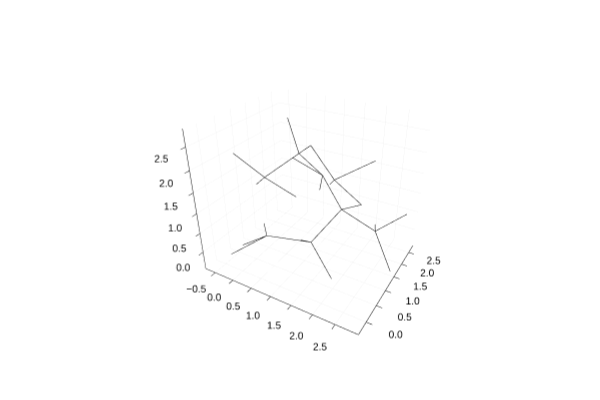

This figure's notebook cell:
### Markdown cell above
Now, we can perform one Monte Carlo move which consists of switching a bond and relaxing the network. The temperature parameter controls, how likely a bond switch is to be accepted. At $T=0$, only a decrease in total Keating energy is allowed. Since we start from the ground state, this is not possible initially. We choose a high temperature which favors an increase in energy to be allowed. A note on the Keating energy and units. The Keating energy is defined in 10.1103/PhysRev.145.637 and further explained in 10.1103/PhysRevB.62.4985. All energies will be given in units of $\alpha d^2$ where $\alpha$ is the bond-stretching force constant and $d$ is the ground state bond length. Temperatures are given in units of $\alpha d^2/k_\mathrm{B}$ where $k_\mathrm{B}$ is the Boltzmann constant.

### Code cell
temperature = 10

switched_chain = NG.get_random_chain(
    spatial_network; 
    declined_chains = [],
    remaining_chains = [],
    min_ring_size = evolution_dict["min_ring_size"])

spatial_network, move_accepted = NG.monte_carlo_move!(
    spatial_network, 
    evolution_dict,
    temperature;
    switched_chain)

plot = NG.plot_spatial_network_2(spatial_network) 

println("Move accepted: ", move_accepted)
display(plot)

### Figure 1 — Plotly figure (JSON) as saved in the notebook; plotly's stock layout.template omitted (floating-point values rounded to 4 significant figures)
{"data": [{"colorbar": {"len": 0.9525, "title": "", "x": 0.9934, "y": 0.5139}, "legendgroup": "y1", "line": {"color": "rgba(0, 0, 0, 1.000)", "dash": "solid", "shape": "linear", "width": 1}, "mode": "lines", "name": "y1", "scene": "scene", "showlegend": false, "type": "scatter3d", "x": [1.209, 1.639], "xaxis": "x", "y": [0.9525, 1.541], "yaxis": "y", "z": [0.1667, 0.8335], "zaxis": "z"}, {"colorbar": {"len": 0.9525, "title": "", "x": 0.9934, "y": 0.5139}, "legendgroup": "y2", "line": {"color": "rgba(0, 0, 0, 1.000)", "dash": "solid", "shape": "linear", "width": 1}, "mode": "lines", "name": "y2", "scene": "scene", "showlegend": false, "type": "scatter3d", "x": [1.209, 0.4765], "xaxis": "x", "y": [0.9525, 0.3331], "yaxis": "y", "z": [0.1667, 0.464], "zaxis": "z"}, {"colorbar": {"len": 0.9525, "title": "", "x": 0.9934, "y": 0.5139}, "legendgroup": "y3", "line": {"color": "rgba(0, 0, 0, 1.000)", "dash": "solid", "shape": "linear", "width": 1}, "mode": "lines", "name": "y3", "scene": "scene", "showlegend": false, "type": "scatter3d", "x": [1.209, 2.008], "xaxis": "x", "y": [0.9525, 0.4183], "yaxis": "y", "z": [0.1667, -0.1301], "zaxis": "z"}, {"colorbar": {"len": 0.9525, "title": "", "x": 0.9934, "y": 0.5139}, "legendgroup": "y4", "line": {"color": "rgba(0, 0, 0, 1.000)", "dash": "solid", "shape": "linear", "width": 1}, "mode": "lines", "name": "y4", "scene": "scene", "showlegend": false, "type": "scatter3d", "x": [1.209, 0.5744], "xaxis": "x", "y": [0.9525, 1.529], "yaxis": "y", "z": [0.1667, -0.372], "zaxis": "z"}, {"colorbar": {"len": 0.9525, "title": "", "x": 0.9934, "y": 0.5139}, "legendgroup": "y5", "line": {"color": "rgba(0, 0, 0, 1.000)", "dash": "solid", "shape": "linear", "width": 1}, "mode": "lines", "name": "y5", "scene": "scene", "showlegend": false, "type": "scatter3d", "x": [1.639, 0.8513], "xaxis": "x", "y": [1.541, 2.1], "yaxis": "y", "z": [0.8335, 1.223], "zaxis": "z"}, {"colorbar": {"len": 0.9525, "title": "", "x": 0.9934, "y": 0.5139}, "legendgroup": "y6", "line": {"color": "rgba(0, 0, 0, 1.000)", "dash": "solid", "shape": "linear", "width": 1}, "mode": "lines", "name": "y6", "scene": "scene", "showlegend": false, "type": "scatter3d", "x": [1.639, 2.272], "xaxis": "x", "y": [1.541, 2.046], "yaxis": "y", "z": [0.8335, 0.17], "zaxis": "z"}, {"colorbar": {"len": 0.9525, "title": "", "x": 0.9934, "y": 0.5139}, "legendgroup": "y7", "line": {"color": "rgba(0, 0, 0, 1.000)", "dash": "solid", "shape": "linear", "width": 1}, "mode": "lines", "name": "y7", "scene": "scene", "showlegend": false, "type": "scatter3d", "x": [1.639, 2.325], "xaxis": "x", "y": [1.541, 0.9902], "yaxis": "y", "z": [0.8335, 1.453], "zaxis": "z"}, {"colorbar": {"len": 0.9525, "title": "", "x": 0.9934, "y": 0.5139}, "legendgroup": "y8", "line": {"color": "rgba(0, 0, 0, 1.000)", "dash": "solid", "shape": "linear", "width": 1}, "mode": "lines", "name": "y8", "scene": "scene", "showlegend": false, "type": "scatter3d", "x": [0.01567, 0.5744], "xaxis": "x", "y": [0.9902, 1.529], "yaxis": "y", "z": [1.453, 1.937], "zaxis": "z"}, {"colorbar": {"len": 0.9525, "title": "", "x": 0.9934, "y": 0.5139}, "legendgroup": "y9", "line": {"color": "rgba(0, 0, 0, 1.000)", "dash": "solid", "shape": "linear", "width": 1}, "mode": "lines", "name": "y9", "scene": "scene", "showlegend": false, "type": "scatter3d", "x": [0.01567, -0.6707], "xaxis": "x", "y": [0.9902, 1.541], "yaxis": "y", "z": [1.453, 0.8335], "zaxis": "z"}, {"colorbar": {"len": 0.9525, "title": "", "x": 0.9934, "y": 0.5139}, "legendgroup": "y10", "line": {"color": "rgba(0, 0, 0, 1.000)", "dash": "solid", "shape": "linear", "width": 1}, "mode": "lines", "name": "y10", "scene": "scene", "showlegend": false, "type": "scatter3d", "x": [0.01567, 0.8513], "xaxis": "x", "y": [0.9902, 0.9457], "yaxis": "y", "z": [1.453, 1.223], "zaxis": "z"}, {"colorbar": {"len": 0.9525, "title": "", "x": 0.9934, "y": 0.5139}, "legendgroup": "y11", "line": {"color": "rgba(0, 0, 0, 1.000)", "dash": "solid", "shape": "linear", "width": 1}, "mode": "lines", "name": "y11", "scene": "scene", "showlegend": false, "type": "scatter3d", "x": [0.01567, -0.301], "xaxis": "x", "y": [0.9902, 0.4183], "yaxis": "y", "z": [1.453, 2.179], "zaxis": "z"}, {"colorbar": {"len": 0.9525, "title": "", "x": 0.9934, "y": 0.5139}, "legendgroup": "y12", "line": {"color": "rgba(0, 0, 0, 1.000)", "dash": "solid", "shape": "linear", "width": 1}, "mode": "lines", "name": "y12", "scene": "scene", "showlegend": false, "type": "scatter3d", "x": [0.8513, 0.5744], "xaxis": "x", "y": [2.1, 1.529], "yaxis": "y", "z": [1.223, 1.937], "zaxis": "z"}, {"colorbar": {"len": 0.9525, "title": "", "x": 0.9934, "y": 0.5139}, "legendgroup": "y13", "line": {"color": "rgba(0, 0, 0, 1.000)", "dash": "solid", "shape": "linear", "width": 1}, "mode": "lines", "name": "y13", "scene": "scene", "showlegend": false, "type": "scatter3d", "x": [0.8513, 0.01567], "xaxis": "x", "y": [2.1, 2.145], "yaxis": "y", "z": [1.223, 1.453], "zaxis": "z"}, {"colorbar": {"len": 0.9525, "title": "", "x": 0.9934, "y": 0.5139}, "legendgroup": "y14", "line": {"color": "rgba(0, 0, 0, 1.000)", "dash": "solid", "shape": "linear", "width": 1}, "mode": "lines", "name": "y14", "scene": "scene", "showlegend": false, "type": "scatter3d", "x": [0.8513, 0.4765], "xaxis": "x", "y": [2.1, 2.643], "yaxis": "y", "z": [1.223, 0.464], "zaxis": "z"}, {"colorbar": {"len": 0.9525, "title": "", "x": 0.9934, "y": 0.5139}, "legendgroup": "y15", "line": {"color": "rgba(0, 0, 0, 1.000)", "dash": "solid", "shape": "linear", "width": 1}, "mode": "lines", "name": "y15", "scene": "scene", "showlegend": false, "type": "scatter3d", "x": [2.008, 1.209], "xaxis": "x", "y": [0.4183, 0.9525], "yaxis": "y", "z": [2.179, 2.476], "zaxis": "z"}, {"colorbar": {"len": 0.9525, "title": "", "x": 0.9934, "y": 0.5139}, "legendgroup": "y16", "line": {"color": "rgba(0, 0, 0, 1.000)", "dash": "solid", "shape": "linear", "width": 1}, "mode": "lines", "name": "y16", "scene": "scene", "showlegend": false, "type": "scatter3d", "x": [2.008, 2.325], "xaxis": "x", "y": [0.4183, 0.9902], "yaxis": "y", "z": [2.179, 1.453], "zaxis": "z"}, {"colorbar": {"len": 0.9525, "title": "", "x": 0.9934, "y": 0.5139}, "legendgroup": "y17", "line": {"color": "rgba(0, 0, 0, 1.000)", "dash": "solid", "shape": "linear", "width": 1}, "mode": "lines", "name": "y17", "scene": "scene", "showlegend": false, "type": "scatter3d", "x": [2.008, 2.786], "xaxis": "x", "y": [0.4183, 0.3331], "yaxis": "y", "z": [2.179, 2.773], "zaxis": "z"}, {"colorbar": {"len": 0.9525, "title": "", "x": 0.9934, "y": 0.5139}, "legendgroup": "y18", "line": {"color": "rgba(0, 0, 0, 1.000)", "dash": "solid", "shape": "linear", "width": 1}, "mode": "lines", "name": "y18", "scene": "scene", "showlegend": false, "type": "scatter3d", "x": [2.008, 2.272], "xaxis": "x", "y": [0.4183, -0.2637], "yaxis": "y", "z": [2.179, 2.479], "zaxis": "z"}, {"colorbar": {"len": 0.9525, "title": "", "x": 0.9934, "y": 0.5139}, "legendgroup": "y19", "line": {"color": "rgba(0, 0, 0, 1.000)", "dash": "solid", "shape": "linear", "width": 1}, "mode": "lines", "name": "y19", "scene": "scene", "showlegend": false, "type": "scatter3d", "x": [0.4765, 0.8513], "xaxis": "x", "y": [0.3331, -0.209], "yaxis": "y", "z": [0.464, 1.223], "zaxis": "z"}, {"colorbar": {"len": 0.9525, "title": "", "x": 0.9934, "y": 0.5139}, "legendgroup": "y20", "line": {"color": "rgba(0, 0, 0, 1.000)", "dash": "solid", "shape": "linear", "width": 1}, "mode": "lines", "name": "y20", "scene": "scene", "showlegend": false, "type": "scatter3d", "x": [0.4765, -0.301], "xaxis": "x", "y": [0.3331, 0.4183], "yaxis": "y", "z": [0.464, -0.1301], "zaxis": "z"}, {"colorbar": {"len": 0.9525, "title": "", "x": 0.9934, "y": 0.5139}, "legendgroup": "y21", "line": {"color": "rgba(0, 0, 0, 1.000)", "dash": "solid", "shape": "linear", "width": 1}, "mode": "lines", "name": "y21", "scene": "scene", "showlegend": false, "type": "scatter3d", "x": [0.4765, -0.03707], "xaxis": "x", "y": [0.3331, -0.2637], "yaxis": "y", "z": [0.464, 0.17], "zaxis": "z"}, {"colorbar": {"len": 0.9525, "title": "", "x": 0.9934, "y": 0.5139}, "legendgroup": "y22", "line": {"color": "rgba(0, 0, 0, 1.000)", "dash": "solid", "shape": "linear", "width": 1}, "mode": "lines", "name": "y22", "scene": "scene", "showlegend": false, "type": "scatter3d", "x": [2.272, 2.008], "xaxis": "x", "y": [2.046, 2.728], "yaxis": "y", "z": [0.17, -0.1301], "zaxis": "z"}, {"colorbar": {"len": 0.9525, "title": "", "x": 0.9934, "y": 0.5139}, "legendgroup": "y23", "line": {"color": "rgba(0, 0, 0, 1.000)", "dash": "solid", "shape": "linear", "width": 1}, "mode": "lines", "name": "y23", "scene": "scene", "showlegend": false, "type": "scatter3d", "x": [2.272, 2.786], "xaxis": "x", "y": [2.046, 2.643], "yaxis": "y", "z": [0.17, 0.464], "zaxis": "z"}, {"colorbar": {"len": 0.9525, "title": "", "x": 0.9934, "y": 0.5139}, "legendgroup": "y24", "line": {"color": "rgba(0, 0, 0, 1.000)", "dash": "solid", "shape": "linear", "width": 1}, "mode": "lines", "name": "y24", "scene": "scene", "showlegend": false, "type": "scatter3d", "x": [2.272, 2.884], "xaxis": "x", "y": [2.046, 1.529], "yaxis": "y", "z": [0.17, -0.372], "zaxis": "z"}, {"colorbar": {"len": 0.9525, "title": "", "x": 0.9934, "y": 0.5139}, "legendgroup": "y25", "line": {"color": "rgba(0, 0, 0, 1.000)", "dash": "solid", "shape": "linear", "width": 1}, "mode": "lines", "name": "y25", "scene": "scene", "showlegend": false, "type": "scatter3d", "x": [0.5744, 1.209], "xaxis": "x", "y": [1.529, 0.9525], "yaxis": "y", "z": [1.937, 2.476], "zaxis": "z"}, {"colorbar": {"len": 0.9525, "title": "", "x": 0.9934, "y": 0.5139}, "legendgroup": "y26", "line": {"color": "rgba(0, 0, 0, 1.000)", "dash": "solid", "shape": "linear", "width": 1}, "mode": "lines", "name": "y26", "scene": "scene", "showlegend": false, "type": "scatter3d", "x": [0.5744, -0.03707], "xaxis": "x", "y": [1.529, 2.046], "yaxis": "y", "z": [1.937, 2.479], "zaxis": "z"}], "layout": {"annotations": [], "height": 400, "legend": {"bgcolor": "rgba(255, 255, 255, 1.000)", "bordercolor": "rgba(0, 0, 0, 1.000)", "borderwidth": 1, "font": {"color": "rgba(0, 0, 0, 1.000)", "family": "sans-serif", "size": 11}, "title": {"font": {"color": "rgba(0, 0, 0, 1.000)", "family": "sans-serif", "size": 15}, "text": ""}, "tracegroupgap": 0, "traceorder": "normal", "x": 1, "xanchor": "auto", "y": 1, "yanchor": "auto"}, "margin": {"b": 20, "l": 0, "r": 0, "t": 20}, "paper_bgcolor": "rgba(255, 255, 255, 1.000)", "plot_bgcolor": "rgba(255, 255, 255, 1.000)", "scene": {"camera": {"eye": {"x": 1.126, "y": -1.95, "z": 1.3}, "projection": "orthographic"}, "domain": {"x": [0.05101, 0.9934], "y": [0.03762, 0.9902]}, "xaxis": {"gridcolor": "rgba(0, 0, 0, 0.100)", "gridwidth": 0.5, "linecolor": "rgba(0, 0, 0, 1.000)", "mirror": false, "range": [-0.7773, 2.99], "showgrid": true, "showline": true, "showticklabels": true, "tickangle": 0, "tickcolor": "rgb(0, 0, 0)", "tickfont": {"color": "rgba(0, 0, 0, 1.000)", "family": "sans-serif", "size": 11}, "tickmode": "array", "ticks": "inside", "ticktext": ["−0.5", "0.0", "0.5", "1.0", "1.5", "2.0", "2.5"], "tickvals": [-0.5, 0, 0.5, 1, 1.5, 2, 2.5], "title": "", "titlefont": {"color": "rgba(0, 0, 0, 1.000)", "family": "sans-serif", "size": 15}, "type": "-", "visible": true, "zeroline": false, "zerolinecolor": "rgba(0, 0, 0, 1.000)"}, "yaxis": {"gridcolor": "rgba(0, 0, 0, 0.100)", "gridwidth": 0.5, "linecolor": "rgba(0, 0, 0, 1.000)", "mirror": false, "range": [-0.3534, 2.817], "showgrid": true, "showline": true, "showticklabels": true, "tickangle": 0, "tickcolor": "rgb(0, 0, 0)", "tickfont": {"color": "rgba(0, 0, 0, 1.000)", "family": "sans-serif", "size": 11}, "tickmode": "array", "ticks": "inside", "ticktext": ["0.0", "0.5", "1.0", "1.5", "2.0", "2.5"], "tickvals": [0, 0.5, 1, 1.5, 2, 2.5], "title": "", "titlefont": {"color": "rgba(0, 0, 0, 1.000)", "family": "sans-serif", "size": 15}, "type": "-", "visible": true, "zeroline": false, "zerolinecolor": "rgba(0, 0, 0, 1.000)"}, "zaxis": {"gridcolor": "rgba(0, 0, 0, 0.100)", "gridwidth": 0.5, "linecolor": "rgba(0, 0, 0, 1.000)", "mirror": false, "range": [-0.4664, 2.868], "showgrid": true, "showline": true, "showticklabels": true, "tickangle": 0, "tickcolor": "rgb(0, 0, 0)", "tickfont": {"color": "rgba(0, 0, 0, 1.000)", "family": "sans-serif", "size": 11}, "tickmode": "array", "ticks": "inside", "ticktext": ["0.0", "0.5", "1.0", "1.5", "2.0", "2.5"], "tickvals": [0, 0.5, 1, 1.5, 2, 2.5], "title": "", "titlefont": {"color": "rgba(0, 0, 0, 1.000)", "family": "sans-serif", "size": 15}, "type": "-", "visible": true, "zeroline": false, "zerolinecolor": "rgba(0, 0, 0, 1.000)"}}, "showlegend": true, "width": 600}}
